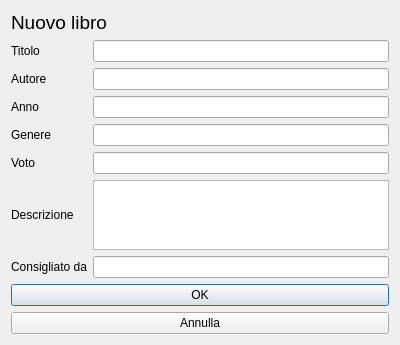
<?xml version="1.0" encoding="UTF-8"?>
<ui version="4.0">
 <class>Dialog_nuovo_libro</class>
 <widget class="QDialog" name="Dialog_nuovo_libro">
  <property name="geometry">
   <rect>
    <x>0</x>
    <y>0</y>
    <width>400</width>
    <height>336</height>
   </rect>
  </property>
  <property name="windowTitle">
   <string>Dialog</string>
  </property>
  <layout class="QVBoxLayout" name="verticalLayout">
   <item>
    <widget class="QLabel" name="label">
     <property name="font">
      <font>
       <pointsize>14</pointsize>
      </font>
     </property>
     <property name="text">
      <string>Nuovo libro</string>
     </property>
    </widget>
   </item>
   <item>
    <layout class="QGridLayout" name="gridLayout">
     <item row="0" column="0">
      <widget class="QLabel" name="label_2">
       <property name="text">
        <string>Titolo</string>
       </property>
      </widget>
     </item>
     <item row="4" column="0">
      <widget class="QLabel" name="label_6">
       <property name="text">
        <string>Voto</string>
       </property>
      </widget>
     </item>
     <item row="2" column="0">
      <widget class="QLabel" name="label_4">
       <property name="text">
        <string>Anno</string>
       </property>
      </widget>
     </item>
     <item row="1" column="0">
      <widget class="QLabel" name="label_3">
       <property name="text">
        <string>Autore</string>
       </property>
      </widget>
     </item>
     <item row="3" column="0">
      <widget class="QLabel" name="label_5">
       <property name="text">
        <string>Genere</string>
       </property>
      </widget>
     </item>
     <item row="5" column="0">
      <widget class="QLabel" name="label_7">
       <property name="text">
        <string>Descrizione</string>
       </property>
      </widget>
     </item>
     <item row="6" column="0">
      <widget class="QLabel" name="label_8">
       <property name="text">
        <string>Consigliato da</string>
       </property>
      </widget>
     </item>
     <item row="0" column="1">
      <widget class="QLineEdit" name="titolo"/>
     </item>
     <item row="1" column="1">
      <widget class="QLineEdit" name="autore"/>
     </item>
     <item row="2" column="1">
      <widget class="QLineEdit" name="anno"/>
     </item>
     <item row="4" column="1">
      <widget class="QLineEdit" name="voto"/>
     </item>
     <item row="5" column="1">
      <widget class="QTextEdit" name="descrizione"/>
     </item>
     <item row="6" column="1">
      <widget class="QLineEdit" name="consigliatoda"/>
     </item>
     <item row="3" column="1">
      <widget class="QLineEdit" name="genere"/>
     </item>
    </layout>
   </item>
   <item>
    <widget class="QPushButton" name="ok">
     <property name="text">
      <string>OK</string>
     </property>
    </widget>
   </item>
   <item>
    <widget class="QPushButton" name="annulla">
     <property name="text">
      <string>Annulla</string>
     </property>
    </widget>
   </item>
  </layout>
 </widget>
 <tabstops>
  <tabstop>titolo</tabstop>
  <tabstop>autore</tabstop>
  <tabstop>anno</tabstop>
  <tabstop>genere</tabstop>
  <tabstop>voto</tabstop>
  <tabstop>descrizione</tabstop>
  <tabstop>consigliatoda</tabstop>
  <tabstop>ok</tabstop>
  <tabstop>annulla</tabstop>
 </tabstops>
 <resources/>
 <connections/>
</ui>
